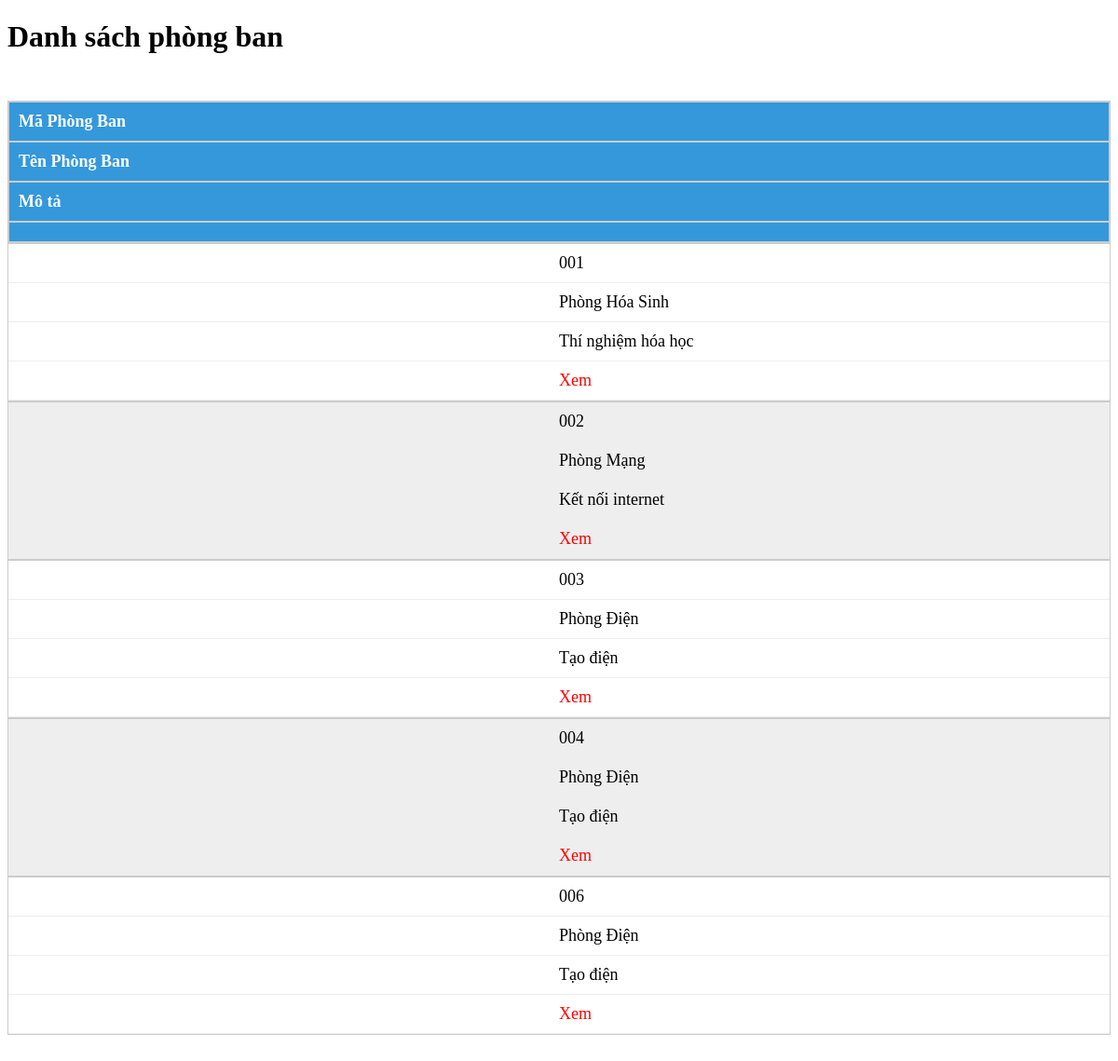
Page /xemPB.php on the committed database.
### tables this page shows
CREATE TABLE `phongban` (
  `IDPB` varchar(5) NOT NULL,
  `TenPB` text NOT NULL,
  `Mota` text NOT NULL
);

### xemPB.php (the view, shortened to what this page needs)
<!DOCTYPE html>
<html>
<body>
    <h1>Danh sách phòng ban</h1>
    <?php
    $dbhost = "localhost";
    $dbuser = "root";
    $dbpass = "";
    $db = "102210132_thong";
    $connect = new mysqli($dbhost, $dbuser, $dbpass, $db);
    $sql = "SELECT * FROM phongban";
    $result = $connect->query($sql);
    if ($result->num_rows > 0) {
        echo "<table>";
        echo "<tr><th>Mã Phòng Ban</th><th>Tên Phòng Ban</th><th>Mô tả</th><th></th></tr>";
        while ($row = $result->fetch_assoc()) {
            echo "<tr><td>" . $row["IDPB"] . "</td><td>" . $row["TenPB"] . "</td><td>" . $row["Mota"] . "</td><td><a href='xemNV.php?idpb=" . $row["IDPB"] . "'>Xem</a></td></tr>";
        }
        echo "</table>";
    } else {
        echo "Không có dữ liệu.";
    }
    ?>
</body>
</html>

### xemPB.php (style rules this page uses)
table { width: 750px; border-collapse: collapse; margin: 50px auto; }
tr:nth-of-type(odd) { background: #eee; }
th { background: #3498db; color: white; font-weight: bold; }
td, th { padding: 10px; border: 1px solid #ccc; text-align: left; font-size: 18px; }
@media only screen and (max-width: 760px),
(min-device-width: 768px) and (max-device-width: 1024px) { table { width: 100%; } }
@media only screen and (max-width: 760px),
(min-device-width: 768px) and (max-device-width: 1024px) { table, thead, tbody, th, td, tr { display: block; } }
@media only screen and (max-width: 760px),
(min-device-width: 768px) and (max-device-width: 1024px) { tr { border: 1px solid #ccc; } }
@media only screen and (max-width: 760px),
(min-device-width: 768px) and (max-device-width: 1024px) { td { border: none; border-bottom: 1px solid #eee; position: relative; padding-left: 50%; } }
@media only screen and (max-width: 760px),
(min-device-width: 768px) and (max-device-width: 1024px) { td:before { position: absolute; top: 6px; left: 6px; width: 45%; padding-right: 10px; white-space: nowrap; content: attr(data-column); color: #000; font-weight: bold; } }
@media only screen and (max-width: 760px),
(min-device-width: 768px) and (max-device-width: 1024px) { a { color: red; text-decoration: none; } }

### rows in the picture
phongban: IDPB "001", TenPB "Phòng Hóa Sinh", Mota "Thí nghiệm hóa học"
phongban: IDPB "002", TenPB "Phòng Mạng", Mota "Kết nối internet"
phongban: IDPB "003", TenPB "Phòng Điện", Mota "Tạo điện"
phongban: IDPB "004", TenPB "Phòng Điện", Mota "Tạo điện"
phongban: IDPB "006", TenPB "Phòng Điện", Mota "Tạo điện"
